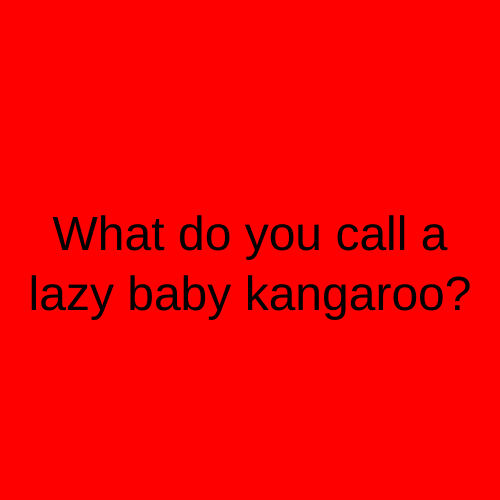
Frame 1 (no input)
Frame 60 (no input): identical to frame 1, image omitted
Frame 120 (the mouse pressed at the canvas centre since frame 60): identical to frame 1, image omitted

The p5.js sketch that drew this single still picture (run headless with seeded random() and noise() and a simulated clock; from frame 60 on, the mouse is pressed at the canvas centre):

// p5.js sketch
// ── sketch.js
let state = 0 ;

function setup() {
  createCanvas(500, 500);
  textAlign(CENTER)
  textSize(48) ;
}

function draw() {
  switch(state){
    case 0:
    background('red') ;
    text("What do you call a\nlazy baby kangaroo?", width/2, height/2) ;
    break;

    case 1:
    background('yellow') ;
    text("A POUCH POTATO", width/2, height/2) ;
    break;

  }
}

function mouseReleased() {
  state++
  if (state > 1) {
    state = 0 ;
  }
}
